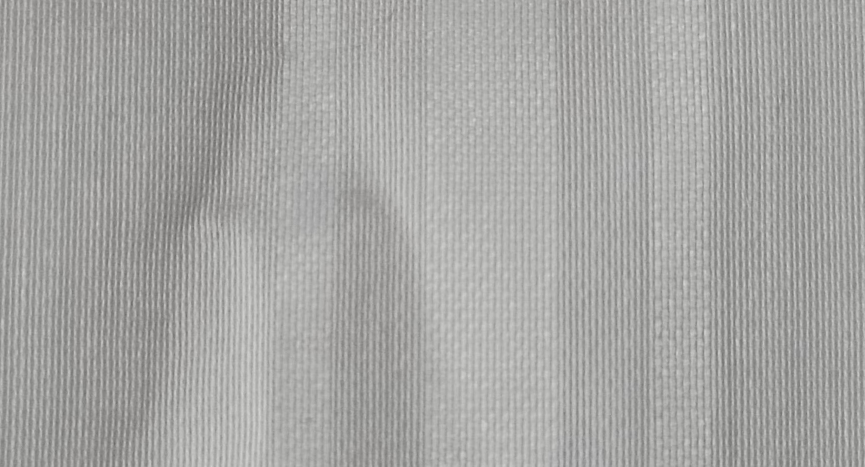
#> input picture 计算机视觉/baibu/test6/r1.png, 1730 x 933 px (shown at 1/2 size)
$ python density.py   (older library calls are emulated)
#> lines starting #> are read from the running program, lines starting #| are printed output that depends on the picture
#> further down, img is the input picture: shape (933, 1730, 3); mean B, G, R 163.3, 165.3, 165.6
"""
    @ 郭泽嘉,zjguo
        - Density It is used to calculate the cloth density and add relevant test methods
            Note: if this method is called directly, the difference between radial and latitudinal directions should be noted
        - Density 用于计算布匹密度, 附加相关的测试方法, 注意: 本方法若直接调用,需注意径向纬向的区别
"""

import sys

import numpy as np
from cv2 import cv2
from matplotlib import pyplot as plt
from scipy.signal import find_peaks, argrelextrema


def enhance_hist(image: np.ndarray) -> np.ndarray:
    """
    基于直方图均衡化，将一副图像的直方图分布变成近似均匀分布，从而增强图像的对比度。
    https://zhuanlan.zhihu.com/p/44918476
    """
    r, g, b = cv2.split(image)
    r1 = cv2.equalizeHist(r)
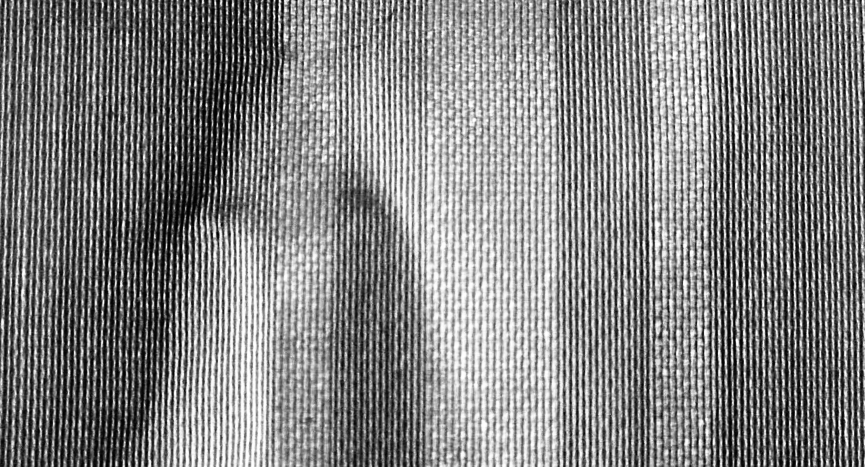
#> r1: shape (933, 1730) (shown at 1/2 size); min 0, max 255, mean 129.5
    g1 = cv2.equalizeHist(g)
    b1 = cv2.equalizeHist(b)
    image_equal_clo = cv2.merge([r1, g1, b1])
    return image_equal_clo


class Settings(object):
    def __init__(self):
        self.distance_symmetric: float = .25
        self.std: float = .5


class W(object):
    """
    `W`It is defined as two high and low peaks
    Define business rules. Only five values can be passed in,
    which are two low points and three high points。
    定义业务规则,只允许传入五个值，分别为两个低点，三个最高点：
            a1          a2          a3
              -       -   -       -
                -   -       -   -
                  b1          b2
    """

    def __init__(self):
        self.points: list = []
        self._highest_value: float = 0
        self._min_value: float = sys.maxsize
        # Average difference of three peak points and two valley points
        self._peaks_diff: float = 0
        self._valleys_diff: float = 0
        # 两个峰值之间的距离
        self._distance_1: float = 0
        self._distance_2: float = 0
        # 距离权重
        self._distance_w: float = sys.maxsize

    @property
    def peaks_diff(self):
        return float(self._peaks_diff)

    @property
    def valleys_diff(self):
        return float(self._valleys_diff)

    @property
    def distamce1(self):
        return float(self._distance_1)

    @property
    def distamce2(self):
        return float(self._distance_2)

    @property
    def distamce(self):
        return (self.distamce1 + self.distamce2) / 2

    @property
    def min_value(self):
        return float(self._min_value)

    @property
    def highest_value(self):
        return float(self._highest_value)

    @property
    def distance_w(self):
        return float(self._distance_w)

    # [9 lines left out: function __str__, not called in this run]

    def __set_diffs(self):
        """
         The absolute value of the difference between the average of three peak points and two trough points,
         and the difference between the accumulated average and the original value。
         三个峰值点和两个谷底点平均差，累加平均值和原值之差的绝对值。
             3
             ∑  |(avg-yi)|
             i=1
        """
        ys = []
        for item in self.points:
            ys.append(item[1])
        ys = sorted(ys)
        peak_avg, valleys_avg = np.mean(ys[-3:]), np.mean(ys[:2])

        for item in ys[-3:]:
            self._peaks_diff += abs(item - peak_avg)

        for item in ys[:2]:
            self._valleys_diff += abs(item - valleys_avg)

    def __set_distance(self):
        ys = []
        for item in self.points:
            ys.append(item[0])
        """
        The sorting is based on horizontal coordinate, non value,
        even if the value after sorting conforms to a high and low height。
        排序依据为横坐标，非值，即使得排序完的值符合一个高低高。
        """
        ys = sorted(ys)
        self._distance_1 = abs(ys[0] - ys[2])
        self._distance_2 = abs(ys[2] - ys[4])

    def _set(self):
        if len(self.points) < 5:
            return
        self.__set_diffs()
        self.__set_distance()

    # [11 lines left out: functions is_full, is_distance_symmetric, not called in this run]

    def add(self, point: (int, float)):
        self.points.append((float(point[0]), float(point[1])))
        x, y = point[0], point[1]
        if y >= self.highest_value:
            self._highest_value = y
        if y <= self.min_value:
            self._min_value = y
        self._set()


class Ws(object):
    def __init__(self):
        self.q = []

    def __len__(self):
        return len(self.q)

    def add(self, w: W):
        self.q.append(w)

    def set_init(self):
        self.avg = 0
        for i in self.q:
            self.avg += (i.distamce1 + i.distamce2) / 2
        self.avg = self.avg / len(self)

        std_list = np.zeros(len(self) * 2)
        num = 0
        for item in self.q:
            std_list[num] += item.distamce1
            std_list[num + 1] += item.distamce2
            num += 2
        self.std = np.std(std_list)
        self.big_std = self.std + self.avg

        new_ws = []
        for item in self.q:
            if item.distamce1 < self.big_std or item.distamce2 < self.big_std:
                new_ws.append(item)
        self.q = new_ws
        del new_ws

    def get_density(self) -> float:
        self.set_init()
        if self.std >= self.avg * Settings().std:
            return -1

        data = []
        for item in self.q:
            err = item.is_distance_symmetric
            if err:
                data.append(item)

        if len(data) <= 1:
            return -1
        data.sort(key=lambda dw: dw.distance_w)

        if len(data) > 10:
            data = data[:10]

        density = 0
        for i in data:
            density += i.distamce

        return density / float(len(data))


class Density(object):

    # [11 lines left out: function __sma, not called in this run]

    def __init__(self, image: np.ndarray):
        """
        :param image: 二维的行列式, 像素尽可能控制在50 * 120 以内, 为一个二值参，即灰度图
        """
        self.image: np.ndarray = image
        self.x: int = image.shape[1]
        self.y: int = image.shape[0]

        # 横坐标点
        self.xx = np.zeros(self.x)
        for item in range(self.x):
            self.xx[item] += item

        # 纵坐标点
        self.radial_count = np.zeros(self.x)
        for item in range(self.y):
            self.radial_count += self.image[item]

        self.avg = np.mean(self.radial_count)
        self.avg_list = self.avg * np.ones(self.x)

        # 峰值点
        self.peaks, _ = find_peaks(self.radial_count, height=0)

        # 峰谷点
        self.valleys = argrelextrema(-self.radial_count, np.greater)[0]
        if self.peaks[0] > self.valleys[0]:
            np.delete(self.valleys, 0)

    def __is_clear(self) -> bool:
        clear = cv2.Laplacian(self.image, cv2.CV_64F).var()
        if clear < 100:
            return False
        return True

    # [23 lines left out: function write_2D, not called in this run]

    def get(self) -> float:
        """
        get `W`
        """
        if not self.__is_clear():
            return -1
        ws: Ws = Ws()

        for num in range(len(self.peaks) - 2):
            w = W()
            if len(self.valleys) > num + 1:
                w.add(point=(self.valleys[num], self.radial_count[self.valleys[num]]))
                w.add(point=(self.valleys[num + 1], self.radial_count[self.valleys[num + 1]]))

            w.add(point=(self.peaks[num], self.radial_count[self.peaks[num]]))
            w.add(point=(self.peaks[num + 1], self.radial_count[self.peaks[num + 1]]))
            w.add(point=(self.peaks[num + 2], self.radial_count[self.peaks[num + 2]]))
            ws.add(w)
        data = ws.get_density()
        return data


class DensityTool(object):
    MAX_H = 40
    MAX_W = 120

    def __init__(self, imgae: np.ndarray):
        """
        约定图像上下方向为经向，左右为纬向, 且像素值大于400 * 200
        image: np.ndarray = cv2.imread(path, 0)
        """
        self.image: np.ndarray = imgae
        self.image_rot: np.ndarray = np.rot90(self.image)
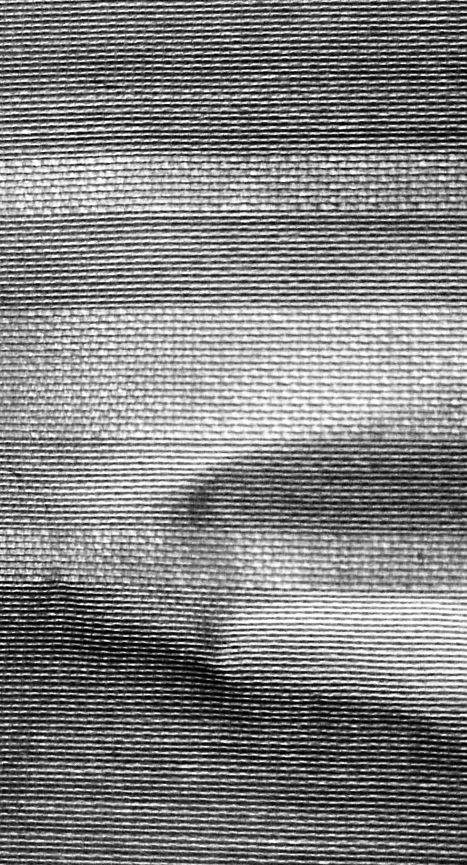
#> self.image_rot: shape (1730, 933) (shown at 1/2 size); min 0, max 255, mean 129.7
        self.meridians = -1
        self.broadwise = -1
        self.set_data()

    def __cut_image(self, image: np.ndarray):
        img_list = []
        x, y = image.shape[1], image.shape[0]
#> x = 1730; y = 933

        if x < 400 or y < 200:
            raise ValueError("Image size is insufficient")

        w = int((x - self.MAX_W * 3) / 4)
#> w = 342
        h = int((y - self.MAX_H * 3) / 4)
#> h = 203

        for i in range(1, 4):
            for j in range(1, 4):
                img_list.append(image[h * j: h * j + self.MAX_H, w * i: w * i + self.MAX_W])
#> after the loop, img_list = 9 items

        return img_list

    def set_data(self):
        mer_cut = self.__cut_image(self.image)
#> mer_cut = 9 items
        bro_cut = self.__cut_image(self.image_rot)
#> bro_cut = 9 items

        self.mer_cut_data, self.bro_cut_data = [], []
        for item in mer_cut:
            data = Density(image=item).get()
            if data > 0:
                self.mer_cut_data.append(data)
            del data
#> this loop made 9 passes
#> pass 1, in __init__, `self.image: np.ndarray = image`:
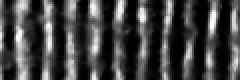
#> self.image: shape (40, 120) (shown 2 times larger); min 0, max 254, mean 67.2
#> pass 3, in __init__ (call 3), `self.image: np.ndarray = image`:
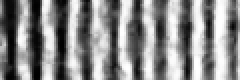
#> self.image: shape (40, 120) (shown 2 times larger); min 0, max 255, mean 137.1

        for item in bro_cut:
            data = Density(image=item).get()
            if data > 0:
                self.bro_cut_data.append(data)
            del data
#> this loop made 9 passes
#> pass 1, in __init__ (call 10), `self.image: np.ndarray = image`:
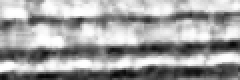
#> self.image: shape (40, 120) (shown 2 times larger); min 6, max 255, mean 161.4
#> pass 2, in __init__ (call 11), `self.image: np.ndarray = image`:
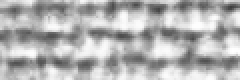
#> self.image: shape (40, 120) (shown 2 times larger); min 61, max 255, mean 177.7
#> pass 3, in __init__ (call 12), `self.image: np.ndarray = image`:
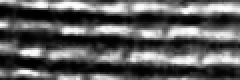
#> self.image: shape (40, 120) (shown 2 times larger); min 0, max 254, mean 92.8

        self.mer_cut_data = sorted(self.mer_cut_data)
        self.bro_cut_data = sorted(self.bro_cut_data)

        if len(self.mer_cut_data) >= 5:
            self.mer_cut_data = self.mer_cut_data[1: -2]

        if len(self.bro_cut_data) >= 5:
            self.bro_cut_data = self.bro_cut_data[1: -2]

        self.meridians = np.mean(self.mer_cut_data)
        self.broadwise = np.mean(self.bro_cut_data)

    def get(self) -> dict:
        data = {
            "meridians": self.meridians,
            "meridians_data": self.mer_cut_data,
            "meridians_std": np.std(self.mer_cut_data),
            "broadwise": self.broadwise,
            "broadwise_data": self.bro_cut_data,
            "broadwose_std": np.std(self.bro_cut_data),
        }
        return data


if __name__ == "__main__":
    # [4 lines of commented-out code are left out]

    path = "test6/r1.png"
    img: np.ndarray = cv2.imread(path)
    cv2.imwrite("test6/yuantu.png", img)
    img = enhance_hist(image=img)
    cv2.imwrite("test6/ruihua.png", img)
    img = cv2.cvtColor(img, cv2.COLOR_BGR2GRAY)
    # img = np.rot90(img)

    d = DensityTool(imgae=img)
    import json
    data = d.get()
    print(json.dumps(data, indent=4))
#> (printed output is left out)
